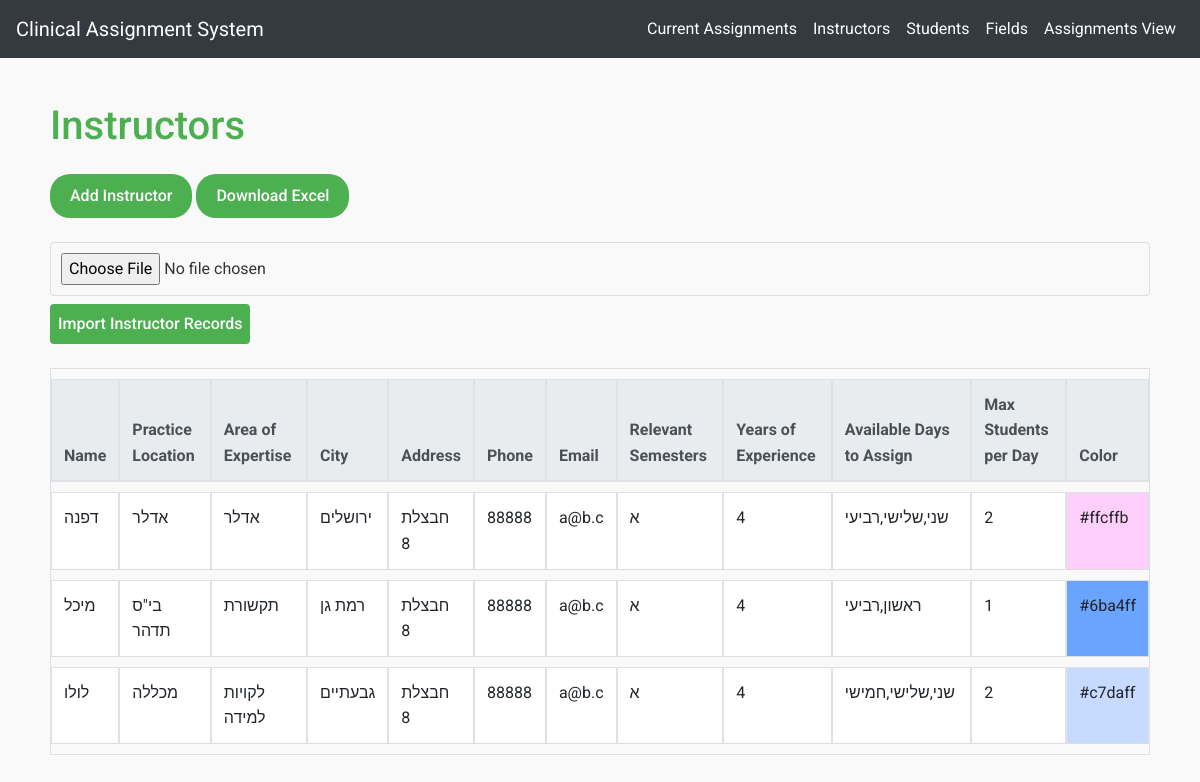
Before: /instructors with the older database file.
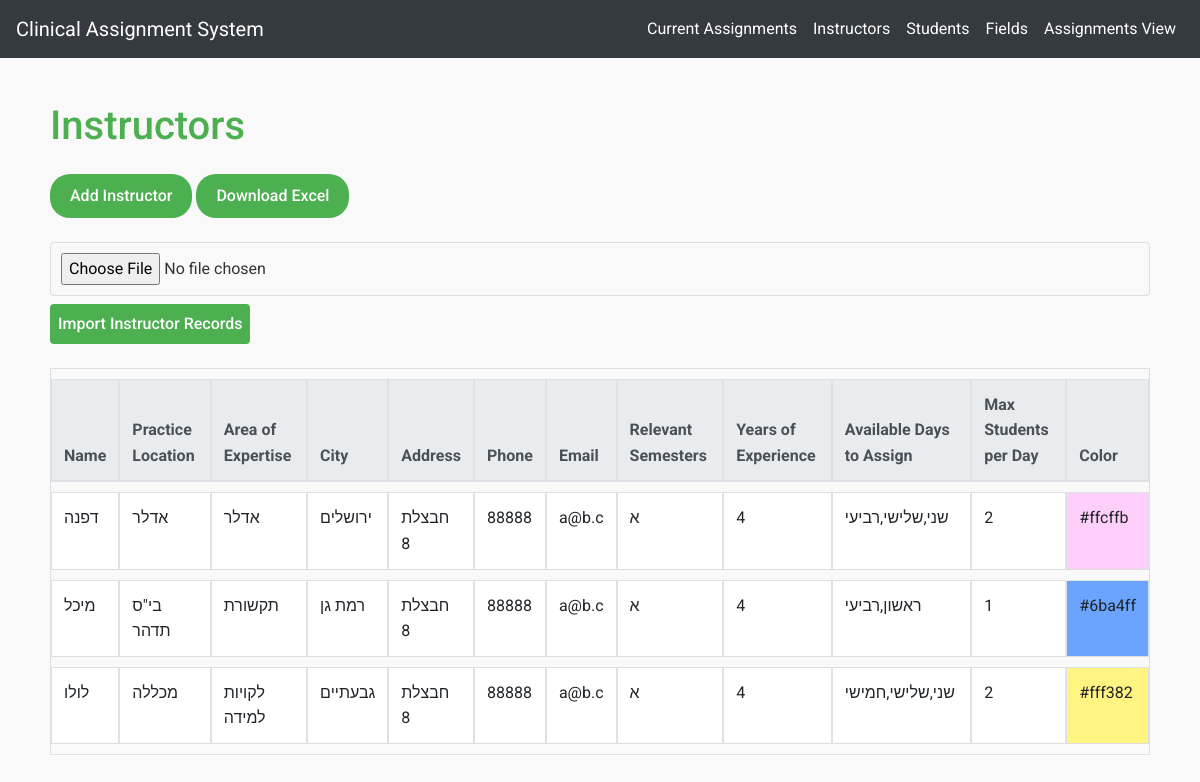
After: the same page with the newer database file.
### app/models.py (models this page shows)
class ClinicalInstructor(db.Model):
    id = db.Column(db.Integer, primary_key=True)
    name = db.Column(db.String(100), nullable=False)
    practice_location = db.Column(db.String(100), nullable=False)
    area_of_expertise_id = db.Column(db.Integer, db.ForeignKey('field.id'), nullable=False)
    area_of_expertise = db.relationship('Field', backref='instructors')
    city = db.Column(db.String(100), nullable=False)
    address = db.Column(db.String(100), nullable=False)
    phone = db.Column(db.String(20), nullable=False)
    email = db.Column(db.String(100), nullable=False)
    relevant_semesters = db.Column(db.String(100), nullable=False)
    years_of_experience = db.Column(db.Integer, nullable=False)
    available_days_to_assign = db.Column(db.String(100), nullable=False)
    max_students_per_day = db.Column(db.Integer, nullable=False)
    color = db.Column(db.String(7), nullable=False, default='#FFFFFF')  # Default to white

class Field(db.Model):
    id = db.Column(db.Integer, primary_key=True)
    name = db.Column(db.String(100), unique=True, nullable=False)

### app/routes.py (the view)
@bp.route('/instructors')
def instructors_view():
    instructors = ClinicalInstructor.query.all()
    return render_template('instructors.html', instructors=instructors)

### app/templates/instructors.html
{% extends "base.html" %}
{% block content %}
<h1 class="mb-4">Instructors</h1>
<a href="{{ url_for('main.add_instructor') }}" class="btn btn-primary mb-4">Add Instructor</a>
<a href="{{ url_for('main.download_instructors') }}" class="btn btn-success mb-4">Download Excel</a>
<form action="{{ url_for('main.upload_instructors') }}" method="post" enctype="multipart/form-data" class="mb-4">
    <input type="file" name="file" class="form-control-file mb-2" required>
    <button type="submit" class="btn btn-warning">Import Instructor Records</button>
</form>
<table class="table table-bordered">
    <thead class="thead-light">
        <tr>
            <th>Name</th>
            <th>Practice Location</th>
            <th>Area of Expertise</th>
            <th>City</th>
            <th>Address</th>
            <th>Phone</th>
            <th>Email</th>
            <th>Relevant Semesters</th>
            <th>Years of Experience</th>
            <th>Available Days to Assign</th>
            <th>Max Students per Day</th>
            <th>Color</th>
        </tr>
    </thead>
    <tbody>
        {% for instructor in instructors %}
        <tr>
            <td>{{ instructor.name }}</td>
            <td>{{ instructor.practice_location }}</td>
            <td>{{ instructor.area_of_expertise.name }}</td>
            <td>{{ instructor.city }}</td>
            <td>{{ instructor.address }}</td>
            <td>{{ instructor.phone }}</td>
            <td>{{ instructor.email }}</td>
            <td>{{ instructor.relevant_semesters }}</td>
            <td>{{ instructor.years_of_experience }}</td>
            <td>{{ instructor.available_days_to_assign }}</td>
            <td>{{ instructor.max_students_per_day }}</td>
            <td style="background-color: {{ instructor.color }};">{{ instructor.color }}</td>
        </tr>
        {% endfor %}
    </tbody>
</table>
{% endblock %}

Changed rows visible on the page:
changed ClinicalInstructor "לולו": color "#c7daff" → "#fff382"
